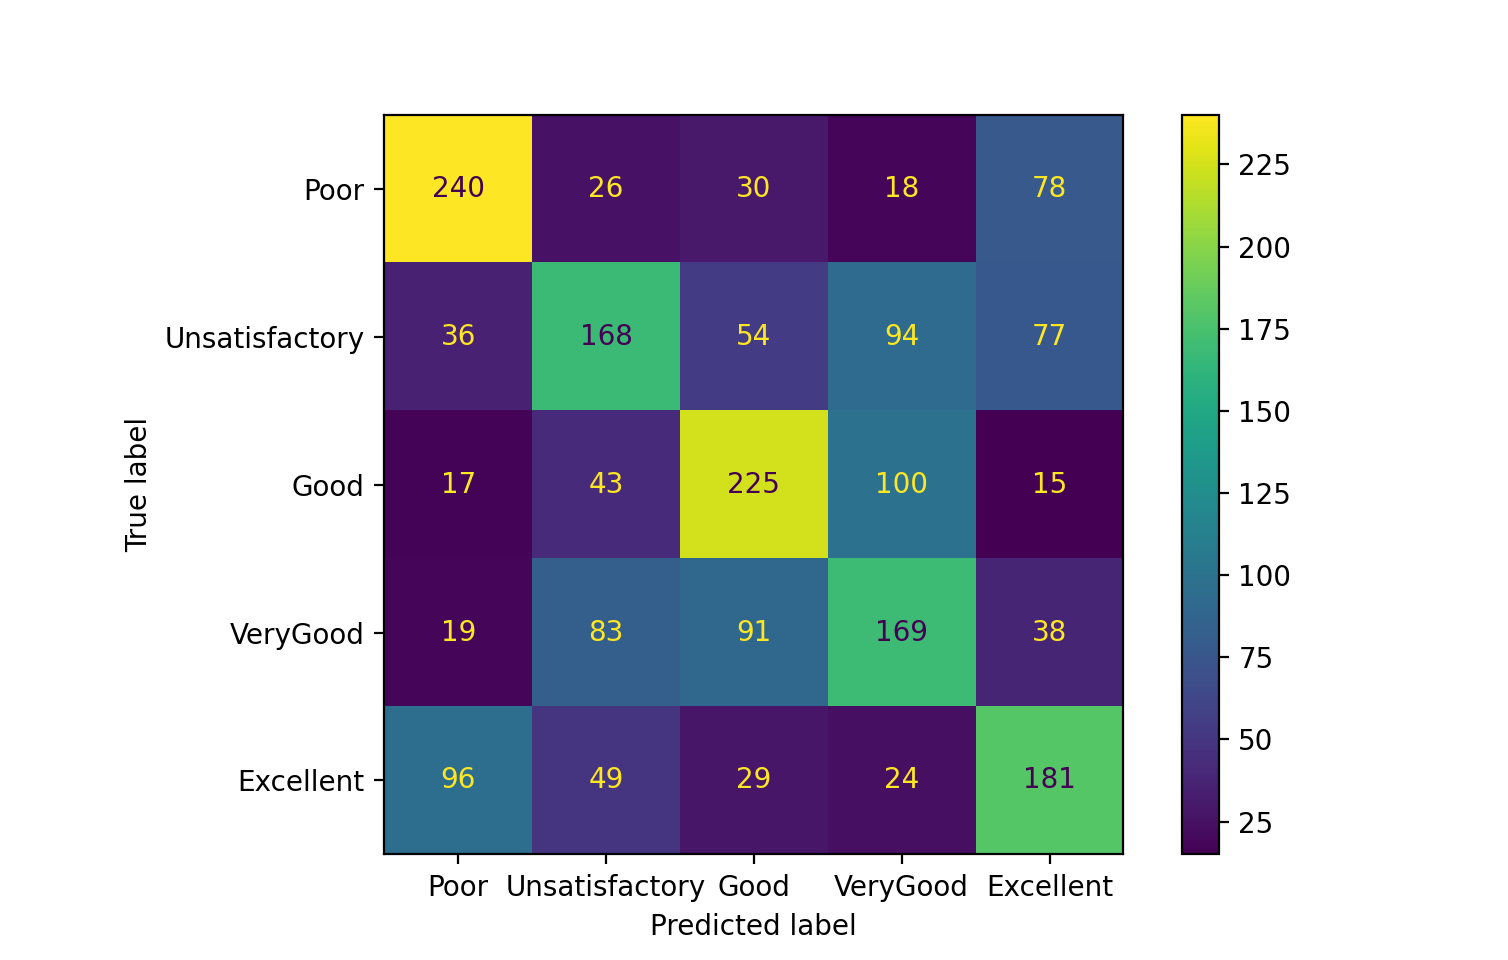

Here is the Python script that generated this plot:
# # # # # # # # # # # # # # # # # # # # # # # # # # #
# Classification using Logistic Regression
# # # # # # # # # # # # # # # # # # # # # # # # # # #

import pandas as pd
from sklearn.feature_extraction.text import CountVectorizer, TfidfVectorizer
from sklearn.naive_bayes import MultinomialNB
from sklearn.pipeline import Pipeline
from sklearn.metrics import confusion_matrix
from sklearn.metrics import accuracy_score
from nltk.stem import WordNetLemmatizer
from nltk.sentiment.vader import SentimentIntensityAnalyzer
import nltk

d = { "Features" : [], "Length": [] }

# # # #
# 1. Create train dataset by reading train_aux.txt
# # # #
train_labels = { "Labels" : [] }

with open('train_aux.txt') as f:
    lines = f.readlines()

for line in lines:
    label = line.split()[0]
    train_labels["Labels"].append(label)
    features = line.split()[1:]
    s = ""
    for feature in features:
        s += feature + " "
    s = s[:-1]
    
    d["Features"].append(s.lower()) # lowercasing

# # # #
# 1. Create test dataset by reading test.txt and true.txt
# # # #
test_labels = { "Labels" : [] }

with open('test.txt') as f:
    lines_features = f.readlines()
with open('true.txt') as f:
    lines_labels = f.readlines()

for i in range(2000):
    label = lines_labels[i][:-1]
    feature = lines_features[i][:-1]
    test_labels["Labels"].append(label)
    d["Features"].append(feature.lower()) # lowercasing
# # # #
# 1.1 Pre-process the dataset
# # # #
"""
d["Features"] = [nltk.word_tokenize(feature) for feature in d["Features"]]
wordnet_lemmatizer = WordNetLemmatizer()
d["Features"] = [ [wordnet_lemmatizer.lemmatize(word) for word in feature] for feature in d["Features"]]
for i in range(10000):
    s = ""
    for el in d["Features"][i]:
        s += el + " "
    d["Features"][i] = s[:-1]
"""
count_vectorizer = CountVectorizer()
#count_vectorizer = TfidfVectorizer()
counts_matrix    = count_vectorizer.fit_transform(d["Features"])
doc_term_matrix  = counts_matrix.todense()

df = pd.DataFrame(doc_term_matrix)
#df["Length"] = [len(feature) for feature in d["Features"]]

# # # #
# 1.1 Extra features
# # # #

# 1.1.1 Number of adjectives
d["Features"] = [nltk.word_tokenize(feature) for feature in d["Features"]]
tags = [nltk.pos_tag(feature) for feature in d["Features"]]
list_of_adjectives = []
for i in range(10000):
    n_adjectives = 0
    for elm in tags[i]:
        if elm[1] in ('JJ', 'JJR', 'JJS'):
            n_adjectives += 1
    list_of_adjectives.append(n_adjectives)

df['N_adj'] = list_of_adjectives

# 1.1.2 Negative words
tags = [nltk.pos_tag(feature) for feature in d["Features"]]
list_of_negatives = []
for i in range(10000):
    negative = 0
    for elm in tags[i]:
        if elm[0] in ('no', 'not', 'n\'t'):
            negative = 1
    list_of_negatives.append(negative)

df['Neg?'] = list_of_negatives

#1.1.3 Exclamation marks
""" tags = [nltk.pos_tag(feature) for feature in d["Features"]]
list_of_exclamations = []
for i in range(10000):
    n_exclamations = 0
    for elm in tags[i]:
        if elm[1] in ('.') and elm[0] in ("!"):
            n_exclamations += 1
    list_of_exclamations.append(n_exclamations)

df['N_exl'] = list_of_exclamations """

# 1.1.4 "...""
""" tags = [nltk.pos_tag(feature) for feature in d["Features"]]
list_of_rets = []
for i in range(10000):
    n_rets = 0
    for elm in tags[i]:
        if elm[1] in ('.') and elm[0] in ("..."):
            n_rets += 1
    list_of_rets.append(n_rets)

df['N_rets'] = list_of_rets """

# 1.1.5 "?"
tags = [nltk.pos_tag(feature) for feature in d["Features"]]
list_of_interrogations = []
for i in range(10000):
    n_interrogations = 0
    for elm in tags[i]:
        if elm[1] in ('.') and elm[0] in ("?"):
            n_interrogations += 1
    list_of_interrogations.append(n_interrogations)

df['N_int'] = list_of_interrogations

# 1.1.6 :-(
tags = [nltk.pos_tag(feature) for feature in d["Features"]]
list_of_big_sad = []
for i in range(10000):
    n_big_sad = 0
    for j in range( len(tags[i]) - 2 ):
        elm = tags[i][j]
        elm_next = tags[i][j + 1]
        elm_next_next = tags[i][j + 2]
        #porque o segundo elemneto não é "."
        if elm == (':', ':') and elm_next == ('-', ':') and elm_next_next == ('(', '('):
            n_big_sad += 1
            #print("OK")
    list_of_big_sad.append(n_big_sad)

df['N_big_sad'] = list_of_big_sad   

# 1.1.7 :)
""" tags = [nltk.pos_tag(feature) for feature in d["Features"]]
list_of_smile = []
for i in range(10000):
    n_smile = 0
    for j in range( len(tags[i]) - 1 ):
        elm = tags[i][j]
        elm_next = tags[i][j + 1]
        #porque o segundo elemneto não é "."
        if elm == (':', ':') and elm_next == (')', ')'):
            #print("OK")
            n_smile += 1
    list_of_smile.append(n_smile)

df['N_smile'] = list_of_smile """

# 1.1.8 :(
tags = [nltk.pos_tag(feature) for feature in d["Features"]]
list_of_sad = []
for i in range(10000):
    n_sad = 0
    for j in range( len(tags[i]) - 1 ):
        elm = tags[i][j]
        elm_next = tags[i][j + 1]
        #porque o segundo elemneto não é "."
        if elm == (':', ':') and elm_next == ('(', '('):
            #print("OK")
            n_sad += 1
    list_of_sad.append(n_sad)

df['N_sad'] = list_of_sad

# 1.1.9 Number of positive words and Number of negative words
list_of_positives = []
list_of_negatives = []
list_of_neutrals = []
for s in d["Features"]:
    n_positive = 0
    n_negative = 0
    n_neutral = 0
    for w in s:
        sentiment_dict = SentimentIntensityAnalyzer().polarity_scores(w)
        if sentiment_dict['compound'] >= 0.05:
            n_positive += 1
        elif sentiment_dict['compound'] <= - 0.05:
            n_negative += 1
        else:
            n_neutral += 1
    list_of_positives.append(n_positive)
    list_of_negatives.append(n_negative)
    list_of_neutrals.append(n_neutral)

df['N_positives'] = list_of_positives
df['N_negatives'] = list_of_negatives
df['N_neutrals'] = list_of_neutrals 

# 1.1.9 Positive sentence or Negative sentence?
sentences = []
list_of_positive = []
list_of_negative = []

for s in d["Features"]:
    #sentences.append(' '.join(s))
    list_of_negative.append(0)
    list_of_positive.append(0)
    sentiment_dict = SentimentIntensityAnalyzer().polarity_scores(' '.join(s))
    if sentiment_dict['compound'] >= 0.05:
        list_of_positive[-1] = 1
    elif sentiment_dict['compound'] <= - 0.05:
        list_of_negative[-1] = 1
df['N_positive'] = list_of_positive
df['N_negative'] = list_of_negative

# # # #
# 2. Initialize classifier
# # # #
pipeline = Pipeline(
    [
        ('clf', MultinomialNB()),
    ]
)

learner = pipeline.fit(df.loc[0:7999], train_labels['Labels'])

# # # #
# 3. Predict test labels
# # # #
y_pred = learner.predict(df.loc[8000:9999])

# # # #
# 4. Evaluate performance
# # # #

# 4.1 Confusion matrix
# i-th row and j-th column entry indicates the number of samples with true label being i-th class and predicted label being j-th class.
import matplotlib.pyplot as plt
from sklearn import metrics
actual = test_labels['Labels']
predicted = y_pred
labels=['Poor', 'Unsatisfactory', 'Good', 'VeryGood', 'Excellent']

confusion_matrix = metrics.confusion_matrix(actual, predicted)
cm_display = metrics.ConfusionMatrixDisplay(confusion_matrix=confusion_matrix, display_labels=labels)

cm_display.plot()
plt.show()

# 4.2 Accuracy
print('Accuracy:', accuracy_score(test_labels['Labels'], y_pred))

# 4.3 Accuracy by Label
poor_acc = confusion_matrix[0, 0] / (confusion_matrix[0, 0] + confusion_matrix[0, 1] + confusion_matrix[0, 2] + confusion_matrix[0, 3] + confusion_matrix[0, 4])
unsa_acc = confusion_matrix[1, 1] / (confusion_matrix[1, 0] + confusion_matrix[1, 1] + confusion_matrix[1, 2] + confusion_matrix[1, 3] + confusion_matrix[1, 4])
good_acc = confusion_matrix[2, 2] / (confusion_matrix[2, 0] + confusion_matrix[2, 1] + confusion_matrix[2, 2] + confusion_matrix[2, 3] + confusion_matrix[2, 4])
very_acc = confusion_matrix[3, 3] / (confusion_matrix[3, 0] + confusion_matrix[3, 1] + confusion_matrix[3, 2] + confusion_matrix[3, 3] + confusion_matrix[3, 4])
exce_acc = confusion_matrix[4, 4] / (confusion_matrix[4, 0] + confusion_matrix[4, 1] + confusion_matrix[4, 2] + confusion_matrix[4, 3] + confusion_matrix[4, 4])

print('Poor Accuracy: ', poor_acc)
print('Unsatisfactory Accuracy: ', unsa_acc)
print('Good Accuracy: ', good_acc)
print('VeryGood Accuracy: ', very_acc)
print('Excellent Accuracy: ', exce_acc)

# 4.4 Save errors to file (by label)
f_poor = open('poor.txt', 'w')
f_unsa = open('unsatisfactory.txt', 'w')
f_good = open('good.txt', 'w')
f_very = open('verygood.txt', 'w')
f_exce = open('excellent.txt', 'w')

for i in range(10000):
    s = ""
    for el in d["Features"][i]:
        s += el + " "
    d["Features"][i] = s[:-1]
    
for i in range(2000):
    true_label = actual[i]
    pred_label = predicted[i]
    
    if true_label != pred_label:
        if true_label == '=Poor=':
            f_poor.write(pred_label + '                 ' + d['Features'][i + 8000])
            f_poor.write('\n')
        elif true_label == '=Unsatisfactory=':
            f_unsa.write(pred_label + '                 ' + d['Features'][i + 8000])
            f_unsa.write('\n')
        elif true_label == '=Good=':
            f_good.write(pred_label + '                 ' + d['Features'][i + 8000])
            f_good.write('\n')
        elif true_label == '=VeryGood=':    
            f_very.write(pred_label + '                 ' + d['Features'][i + 8000])
            f_very.write('\n')
        elif true_label == '=Excellent=':
            f_exce.write(pred_label + '                 ' + d['Features'][i + 8000])
            f_exce.write('\n')
        else:
            print('ERROR')
            
'''
Accuracy: 0.4915
Poor Accuracy:  0.6122448979591837
Unsatisfactory Accuracy:  0.3916083916083916
Good Accuracy:  0.5625
VeryGood Accuracy:  0.4225
Excellent Accuracy:  0.47757255936675463
'''
